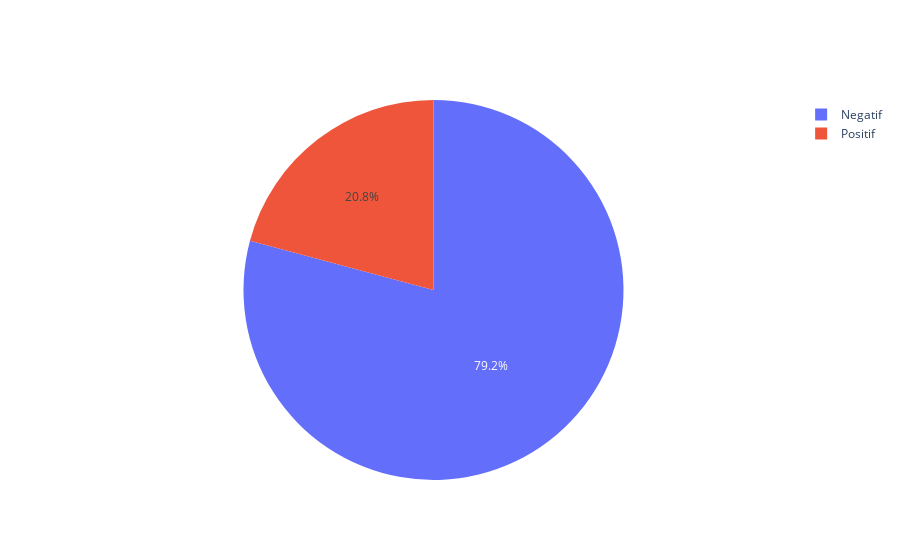

Notebook source saved alongside this figure:
### Code cell
import plotly.graph_objs as go

labels = ['Positif','Negatif']
values = [int(pos),int(neg)]

trace = go.Pie(labels=labels, values=values)
iplot([trace], filename='basic_pie_chart')

### Figure 1 — Plotly figure (JSON) as saved in the notebook; plotly's stock layout.template omitted (floating-point values rounded to 4 significant figures)
{"data": [{"values": [275, 1045], "labels": ["Positif", "Negatif"], "type": "pie"}], "layout": {}}
